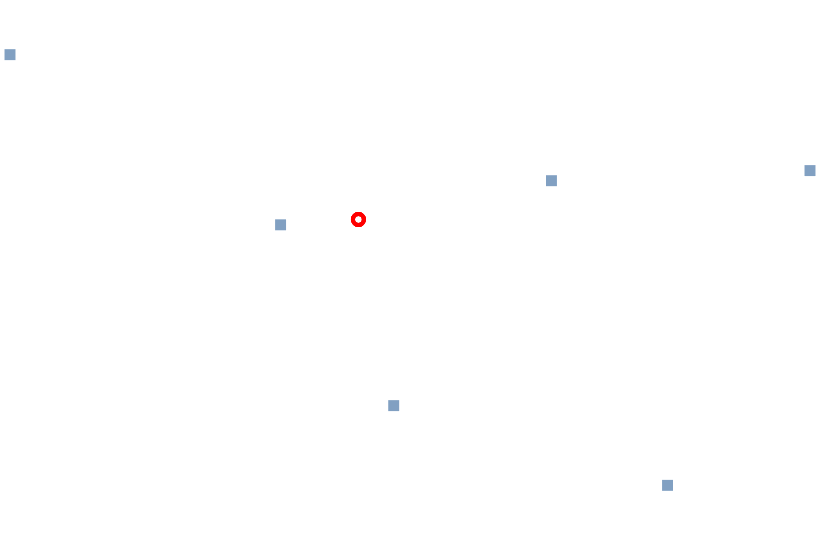

Describe this chart as a Vega-Lite specification.
### Vega-Lite specification from a JSON file in a GitHub repository (floating-point values rounded to 4 significant figures)
{"$schema": "https://vega.github.io/schema/vega-lite/v6.json", "padding": 5, "autosize": "none", "width": 400, "height": 260, "data": {"values": [{"city": "Seattle", "lon": -122.3, "lat": 47.61, "pop": 0.74, "kind": "port"}, {"city": "Denver", "lon": -105.0, "lat": 39.74, "pop": 0.71, "kind": "hub"}, {"city": "Austin", "lon": -97.74, "lat": 30.27, "pop": 0.96, "kind": "hub"}, {"city": "Chicago", "lon": -87.63, "lat": 41.88, "pop": 2.7, "kind": "hub"}, {"city": "Boston", "lon": -71.06, "lat": 42.36, "pop": 0.68, "kind": "port"}, {"city": "Miami", "lon": -80.19, "lat": 25.76, "pop": 0.47, "kind": "port"}]}, "projection": {"type": "mercator"}, "layer": [{"mark": "square", "encoding": {"longitude": {"field": "lon", "type": "quantitative"}, "latitude": {"field": "lat", "type": "quantitative"}}}, {"mark": {"type": "point", "color": "red"}, "encoding": {"longitude": {"datum": -100}, "latitude": {"datum": 40}}}]}
